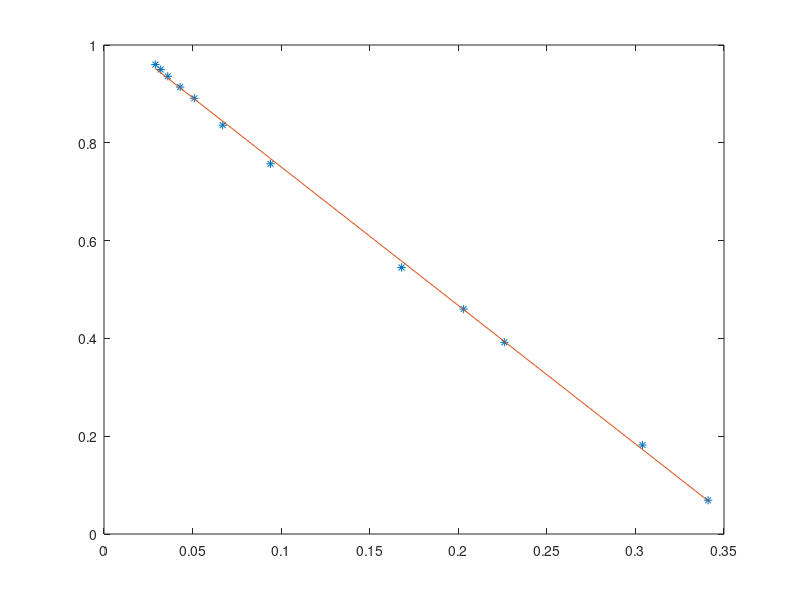

This chart was generated by the following MATLAB code:
U = [.069 .182 .392 .460 .545 .757 .836 .891 .914 .936 .95 .96];
I = [.341 .304 .226 .203 .168 .094 .067 .051 .043 .036 .032 .029];

y = U;
x = I;

G = [ sum(x.^2) sum(x); sum(x) length(x) ];
h = [ sum(x.*y); sum(y) ];
a = inv(G)*h;
f = a(1)*x + a(2);
S = sum((f-y).^2); % Kvadratsumma
u = sqrt(diag(inv(G)) * S/(length(y) - length(a)));
resultat = [ a u ]
plot(x, y, '*', x, f);

% RESULTAT
% -2.832851256090184 +- 0.020378789683061
%  1.033963741850646 +- 0.003481046849621
